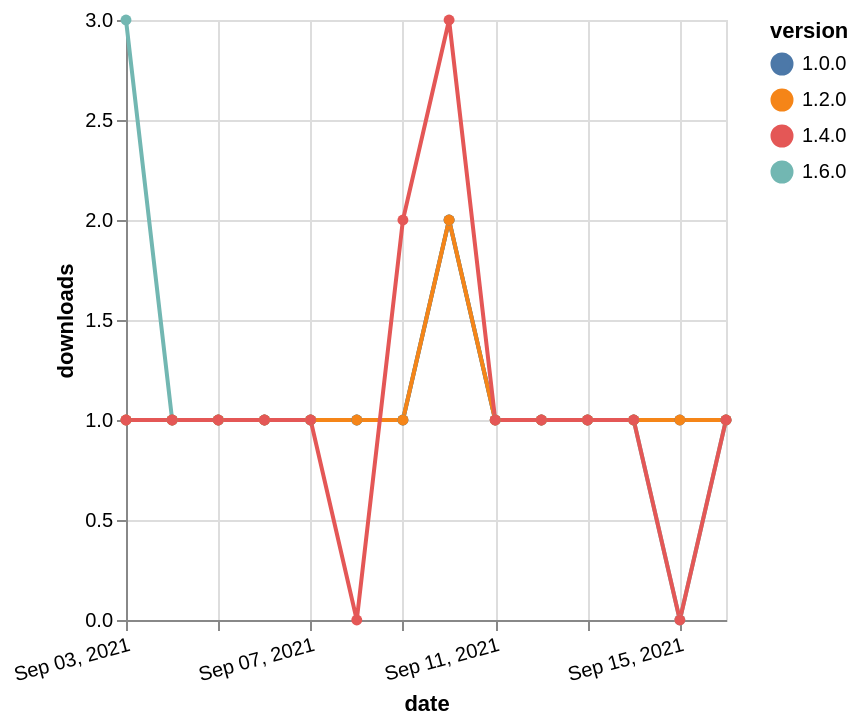

This figure's Vega-Lite source:
### Vega-Lite specification from a JSON file in a GitHub repository (floating-point values rounded to 4 significant figures)
{"$schema": "https://vega.github.io/schema/vega-lite/v5.json", "description": "A simple bar chart with embedded data.", "data": {"values": [{"date": "2021-09-03", "total": 124, "delta": 3, "version": "1.6.0"}, {"date": "2021-09-04", "total": 125, "delta": 1, "version": "1.6.0"}, {"date": "2021-09-05", "total": 126, "delta": 1, "version": "1.6.0"}, {"date": "2021-09-06", "total": 127, "delta": 1, "version": "1.6.0"}, {"date": "2021-09-07", "total": 128, "delta": 1, "version": "1.6.0"}, {"date": "2021-09-08", "total": 129, "delta": 1, "version": "1.6.0"}, {"date": "2021-09-09", "total": 130, "delta": 1, "version": "1.6.0"}, {"date": "2021-09-10", "total": 132, "delta": 2, "version": "1.6.0"}, {"date": "2021-09-11", "total": 133, "delta": 1, "version": "1.6.0"}, {"date": "2021-09-12", "total": 134, "delta": 1, "version": "1.6.0"}, {"date": "2021-09-13", "total": 135, "delta": 1, "version": "1.6.0"}, {"date": "2021-09-14", "total": 136, "delta": 1, "version": "1.6.0"}, {"date": "2021-09-15", "total": 136, "delta": 0, "version": "1.6.0"}, {"date": "2021-09-16", "total": 137, "delta": 1, "version": "1.6.0"}, {"date": "2021-09-03", "total": 173, "delta": 1, "version": "1.0.0"}, {"date": "2021-09-04", "total": 174, "delta": 1, "version": "1.0.0"}, {"date": "2021-09-05", "total": 175, "delta": 1, "version": "1.0.0"}, {"date": "2021-09-06", "total": 176, "delta": 1, "version": "1.0.0"}, {"date": "2021-09-07", "total": 177, "delta": 1, "version": "1.0.0"}, {"date": "2021-09-08", "total": 178, "delta": 1, "version": "1.0.0"}, {"date": "2021-09-09", "total": 179, "delta": 1, "version": "1.0.0"}, {"date": "2021-09-10", "total": 181, "delta": 2, "version": "1.0.0"}, {"date": "2021-09-11", "total": 182, "delta": 1, "version": "1.0.0"}, {"date": "2021-09-12", "total": 183, "delta": 1, "version": "1.0.0"}, {"date": "2021-09-13", "total": 184, "delta": 1, "version": "1.0.0"}, {"date": "2021-09-14", "total": 185, "delta": 1, "version": "1.0.0"}, {"date": "2021-09-15", "total": 186, "delta": 1, "version": "1.0.0"}, {"date": "2021-09-16", "total": 187, "delta": 1, "version": "1.0.0"}, {"date": "2021-09-03", "total": 161, "delta": 1, "version": "1.2.0"}, {"date": "2021-09-04", "total": 162, "delta": 1, "version": "1.2.0"}, {"date": "2021-09-05", "total": 163, "delta": 1, "version": "1.2.0"}, {"date": "2021-09-06", "total": 164, "delta": 1, "version": "1.2.0"}, {"date": "2021-09-07", "total": 165, "delta": 1, "version": "1.2.0"}, {"date": "2021-09-08", "total": 166, "delta": 1, "version": "1.2.0"}, {"date": "2021-09-09", "total": 167, "delta": 1, "version": "1.2.0"}, {"date": "2021-09-10", "total": 169, "delta": 2, "version": "1.2.0"}, {"date": "2021-09-11", "total": 170, "delta": 1, "version": "1.2.0"}, {"date": "2021-09-12", "total": 171, "delta": 1, "version": "1.2.0"}, {"date": "2021-09-13", "total": 172, "delta": 1, "version": "1.2.0"}, {"date": "2021-09-14", "total": 173, "delta": 1, "version": "1.2.0"}, {"date": "2021-09-15", "total": 174, "delta": 1, "version": "1.2.0"}, {"date": "2021-09-16", "total": 175, "delta": 1, "version": "1.2.0"}, {"date": "2021-09-03", "total": 173, "delta": 1, "version": "1.4.0"}, {"date": "2021-09-04", "total": 174, "delta": 1, "version": "1.4.0"}, {"date": "2021-09-05", "total": 175, "delta": 1, "version": "1.4.0"}, {"date": "2021-09-06", "total": 176, "delta": 1, "version": "1.4.0"}, {"date": "2021-09-07", "total": 177, "delta": 1, "version": "1.4.0"}, {"date": "2021-09-08", "total": 177, "delta": 0, "version": "1.4.0"}, {"date": "2021-09-09", "total": 179, "delta": 2, "version": "1.4.0"}, {"date": "2021-09-10", "total": 182, "delta": 3, "version": "1.4.0"}, {"date": "2021-09-11", "total": 183, "delta": 1, "version": "1.4.0"}, {"date": "2021-09-12", "total": 184, "delta": 1, "version": "1.4.0"}, {"date": "2021-09-13", "total": 185, "delta": 1, "version": "1.4.0"}, {"date": "2021-09-14", "total": 186, "delta": 1, "version": "1.4.0"}, {"date": "2021-09-15", "total": 186, "delta": 0, "version": "1.4.0"}, {"date": "2021-09-16", "total": 187, "delta": 1, "version": "1.4.0"}]}, "width": "container", "mark": {"type": "line", "point": {"filled": true}}, "encoding": {"x": {"field": "date", "type": "temporal", "timeUnit": "yearmonthdate", "title": "date", "axis": {"labelAngle": -15}}, "y": {"field": "delta", "type": "quantitative", "title": "downloads"}, "color": {"field": "version", "type": "nominal"}, "tooltip": {"field": "delta"}}}
